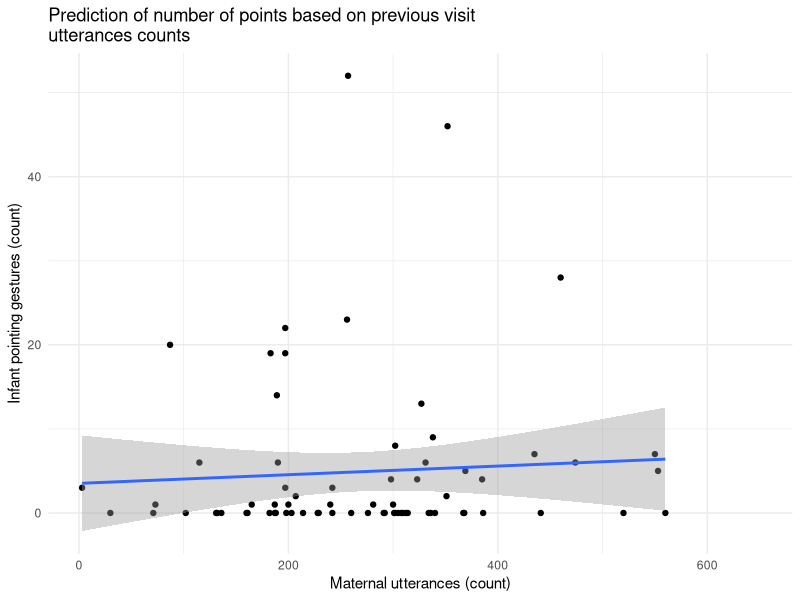
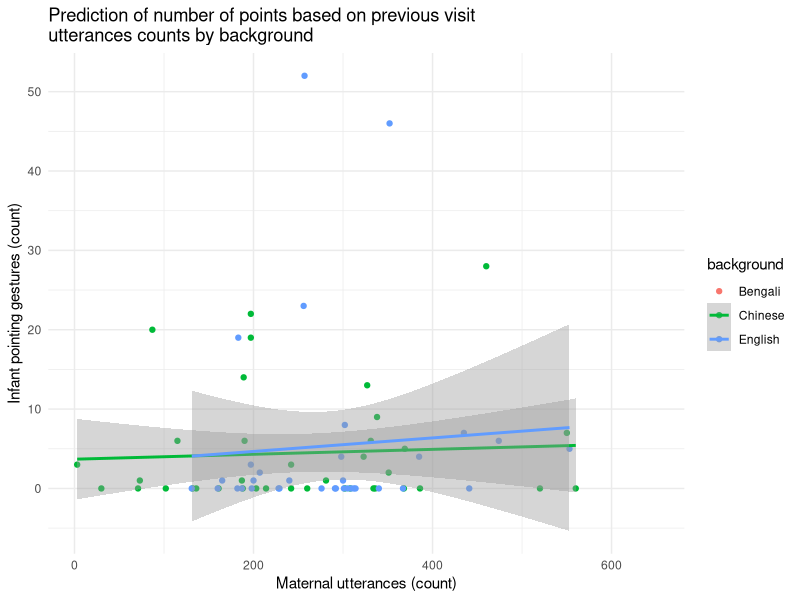
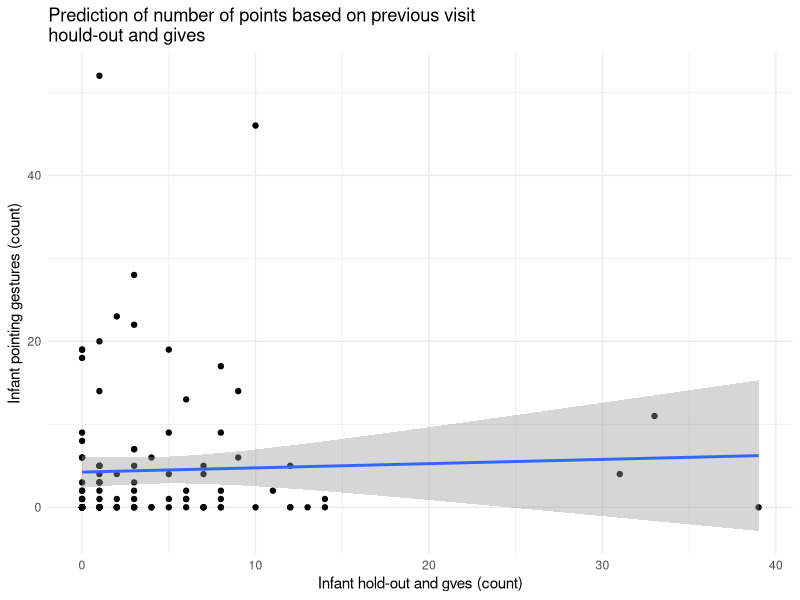
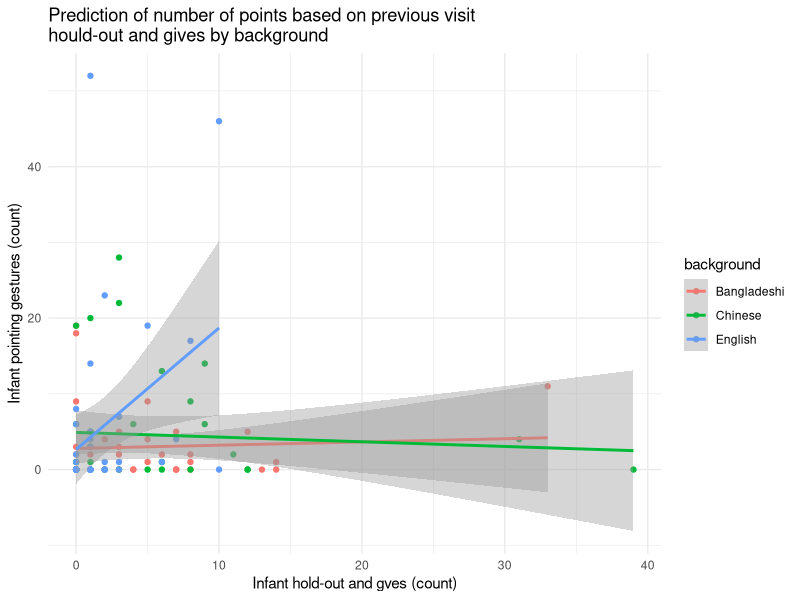
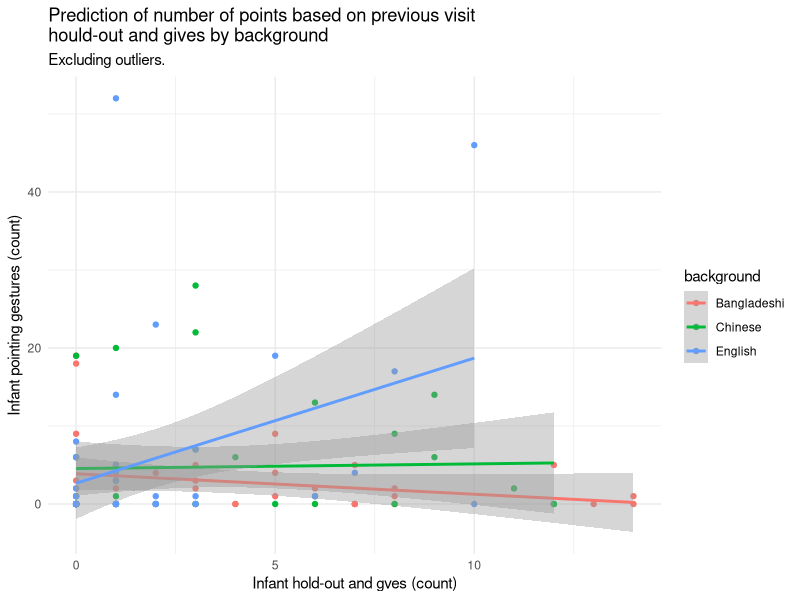
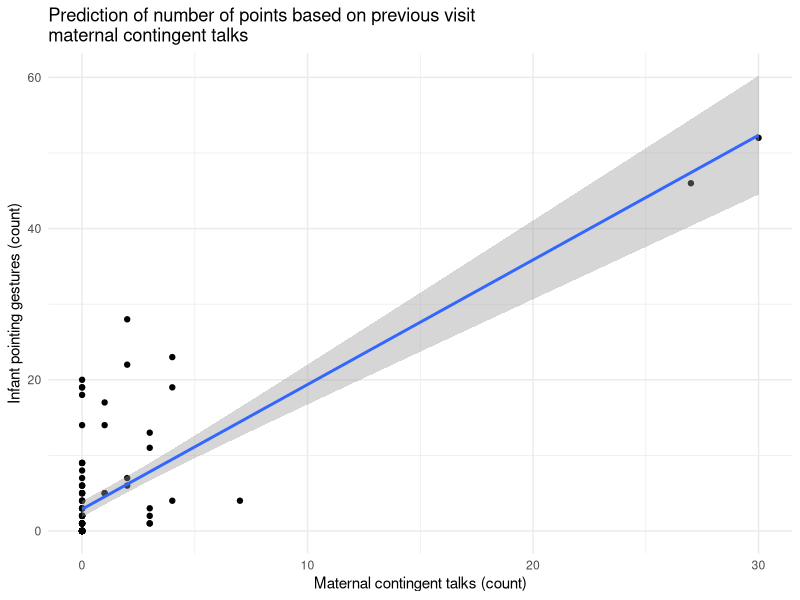
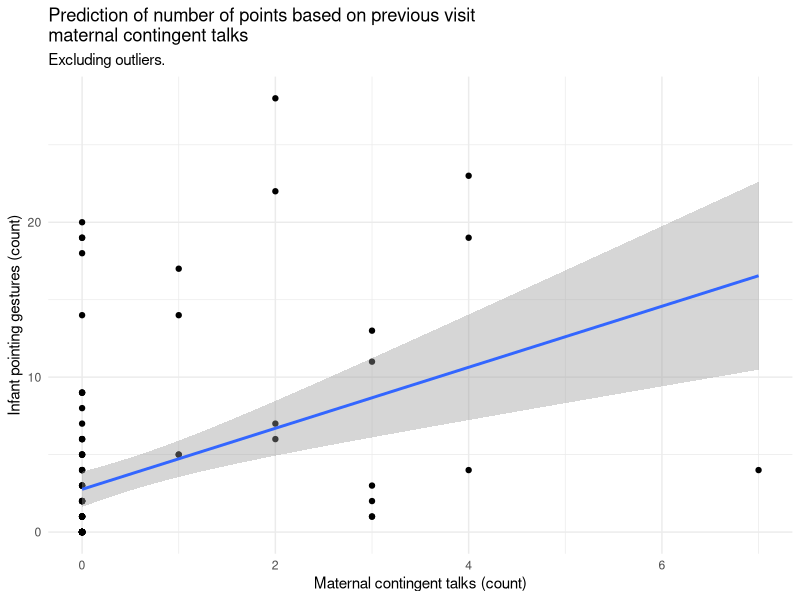
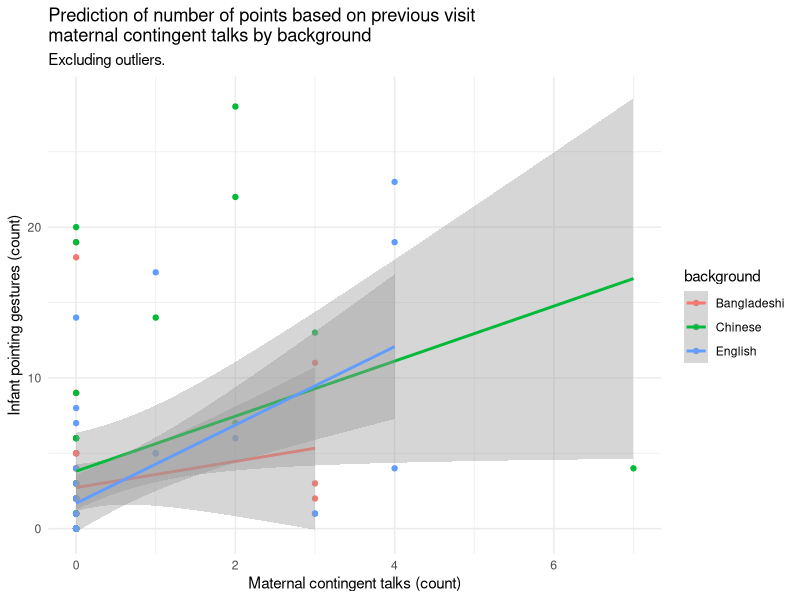

The R script that drew these images, in order:
## ---- chunk 1
knitr::opts_chunk$set(echo = FALSE, fig.align = "center")
knitr::opts_knit$set(root.dir = normalizePath("../../"))
library(fitdistrplus)
library(tidyverse)
theme_set(theme_minimal())
## ---- chunk 2
gestures <- read_csv("./data/gestures.csv")

gestures_tot <- gestures %>%
  group_by(dyad, background, months, gesture) %>%
  summarise(
    count = sum(count),
    ct = sum(ct)
  ) %>%
  ungroup() %>%
  mutate(
    gesture = factor(gesture, levels = c("reach", "point", "ho_gv"))
  ) %>%
  mutate_if(is.character, as.factor)

utterances <- read_csv("./data/utterances.csv")

# NAs not removed in sum()
utterances_tot <- utterances %>%
  group_by(dyad, background, months) %>%
  summarise(
    utterances = sum(utterances)
  ) %>%
  ungroup() %>%
  mutate_if(is.character, as.factor)

point <- gestures %>%
  filter(gesture == "point") %>%
  group_by(dyad, background, months) %>%
  summarise(
    count = sum(count)
  ) %>%
  ungroup() %>%
  mutate_if(is.character, as.factor)

utter_point <- left_join(utterances_tot, point) %>%
  rename(point = count)

utterances_compl <- utterances %>% na.omit()
utterances_tcompl <- utterances_tot %>% na.omit()

utter_point_lead <- utter_point %>%
  group_by(dyad) %>%
  mutate(
    lead_point = lead(point)
  ) %>%
  filter(months != 12)

hg_point_lead <- gestures_tot %>%
  dplyr::select(-ct) %>%
  spread(gesture, count) %>%
  dplyr::select(-reach) %>%
  group_by(dyad) %>%
  mutate(
    lead_point = lead(point)
  ) %>%
  filter(months != 12)

ct_point_lead <- gestures_tot %>%
  filter(gesture == "point") %>%
  select(-gesture) %>%
  rename(point = count) %>%
  group_by(dyad) %>%
  mutate(
    lead_point = lead(point)
  ) %>%
  filter(months != 12)
## ---- chunk 3
utter_point_lead %>%
  ggplot(aes(utterances, lead_point)) +
  geom_point() +
  geom_smooth(method = "lm") +
  labs(
    title = "Prediction of number of points based on previous visit\nutterances counts",
    x = "Maternal utterances (count)",
    y = "Infant pointing gestures (count)"
  )
## ---- chunk 4
utter_point_lead %>%
  ggplot(aes(utterances, lead_point, colour = background)) +
  geom_point() +
  geom_smooth(method = "lm") +
  labs(
    title = "Prediction of number of points based on previous visit\nutterances counts by background",
    x = "Maternal utterances (count)",
    y = "Infant pointing gestures (count)"
  )
## ---- chunk 5
hg_point_lead %>%
  ggplot(aes(ho_gv, lead_point)) +
  geom_point() +
  geom_smooth(method = "lm") +
  labs(
    title = "Prediction of number of points based on previous visit\nhould-out and gives",
    x = "Infant hold-out and gves (count)",
    y = "Infant pointing gestures (count)"
  )
## ---- chunk 6
hg_point_lead %>%
  ggplot(aes(ho_gv, lead_point, colour = background)) +
  geom_point() +
  geom_smooth(method = "lm") +
  labs(
    title = "Prediction of number of points based on previous visit\nhould-out and gives by background",
    x = "Infant hold-out and gves (count)",
    y = "Infant pointing gestures (count)"
  )
## ---- chunk 7
hg_point_lead %>%
  filter(ho_gv < 20) %>%
  ggplot(aes(ho_gv, lead_point, colour = background)) +
  geom_point() +
  geom_smooth(method = "lm") +
  labs(
    title = "Prediction of number of points based on previous visit\nhould-out and gives by background",
    subtitle = "Excluding outliers.",
    x = "Infant hold-out and gves (count)",
    y = "Infant pointing gestures (count)"
  )
## ---- chunk 8
ct_point_lead %>%
  ggplot(aes(ct, lead_point)) +
  geom_point() +
  geom_smooth(method = "lm") +
  labs(
    title = "Prediction of number of points based on previous visit\nmaternal contingent talks",
    x = "Maternal contingent talks (count)",
    y = "Infant pointing gestures (count)"
  )
## ---- chunk 9
ct_point_lead %>%
  filter(ct < 20) %>%
  ggplot(aes(ct, lead_point)) +
  geom_point() +
  geom_smooth(method = "lm") +
  labs(
    title = "Prediction of number of points based on previous visit\nmaternal contingent talks",
    subtitle = "Excluding outliers.",
    x = "Maternal contingent talks (count)",
    y = "Infant pointing gestures (count)"
  )
## ---- chunk 10
ct_point_lead %>%
  filter(ct < 20) %>%
  ggplot(aes(ct, lead_point, colour = background)) +
  geom_point() +
  geom_smooth(method = "lm") +
  labs(
    title = "Prediction of number of points based on previous visit\nmaternal contingent talks by background",
    subtitle = "Excluding outliers.",
    x = "Maternal contingent talks (count)",
    y = "Infant pointing gestures (count)"
  )
